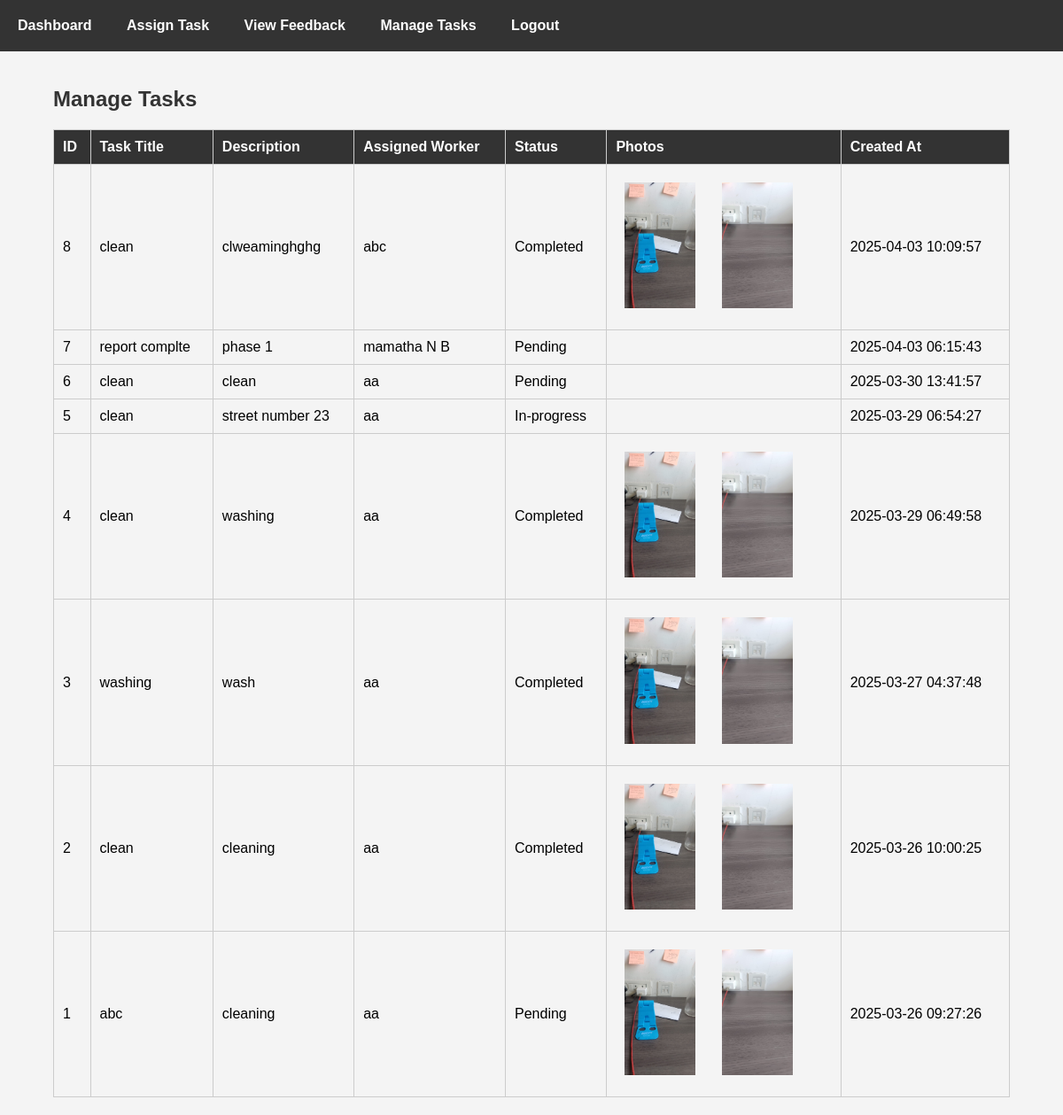
Page /admin/manage_tasks.php (signed in) on the committed database.
### tables this page shows
CREATE TABLE `tasks` (
  `id` int(11) NOT NULL,
  `title` varchar(255) DEFAULT NULL,
  `description` text DEFAULT NULL,
  `assigned_to` int(11) DEFAULT NULL,
  `status` enum('pending','in-progress','completed') DEFAULT 'pending',
  `before_photo` varchar(255) DEFAULT NULL,
  `after_photo` varchar(255) DEFAULT NULL,
  `created_at` timestamp NOT NULL DEFAULT current_timestamp()
);

CREATE TABLE `users` (
  `id` int(11) NOT NULL,
  `name` varchar(100) DEFAULT NULL,
  `email` varchar(100) DEFAULT NULL,
  `password` varchar(255) DEFAULT NULL,
  `role` enum('admin','worker','resident') DEFAULT NULL,
  `created_at` timestamp NOT NULL DEFAULT current_timestamp()
);

### admin/manage_tasks.php (the view, shortened to what this page needs)
<?php
include '../includes/db.php';
$sql = "SELECT t.*, u.name AS worker_name
        FROM tasks t
        LEFT JOIN users u ON t.assigned_to = u.id
        ORDER BY t.created_at DESC";
$result = $conn->query($sql);
?>
<!DOCTYPE html>
<html lang="en">
<head>
    <link rel="stylesheet" href="../css/styles.css">
</head>
<body>
    <nav>
        <a href="dashboard.php">Dashboard</a>
        <a href="assign_task.php">Assign Task</a>
        <a href="view_feedback.php">View Feedback</a>
        <a href="manage_tasks.php">Manage Tasks</a>
        <a href="../logout.php">Logout</a>
    </nav>
    <div class="container">
        <h2>Manage Tasks</h2>
        <?php if ($result->num_rows > 0): ?>
            <table>
                <thead>
                    <tr>
                        <th>ID</th>
                        <th>Task Title</th>
                        <th>Description</th>
                        <th>Assigned Worker</th>
                        <th>Status</th>
                        <th>Photos</th>
                        <th>Created At</th>
                    </tr>
                </thead>
                <tbody>
                    <?php while ($task = $result->fetch_assoc()): ?>
                        <tr>
                            <td><?php echo $task['id']; ?></td>
                            <td><?php echo htmlspecialchars($task['title']); ?></td>
                            <td><?php echo htmlspecialchars($task['description']); ?></td>
                            <td><?php echo $task['worker_name'] ? htmlspecialchars($task['worker_name']) : "Not Assigned"; ?></td>
                            <td><?php echo ucfirst($task['status']); ?></td>
                            <td class="task-photos">
                                <?php if (!empty($task['before_photo'])): ?>
                                    <a href="<?php echo $task['before_photo']; ?>" target="_blank">
                                        <img src="<?php echo $task['before_photo']; ?>" alt="Before">
                                    </a>
                                <?php endif; ?>
                                <?php if (!empty($task['after_photo'])): ?>
                                    <a href="<?php echo $task['after_photo']; ?>" target="_blank">
                                        <img src="<?php echo $task['after_photo']; ?>" alt="After">
                                    </a>
                                <?php endif; ?>
                            </td>
                            <td><?php echo $task['created_at']; ?></td>
                        </tr>
                    <?php endwhile; ?>
                </tbody>
            </table>
        <?php else: ?>
            <p>No tasks available.</p>
        <?php endif; ?>
    </div>
</body>
</html>

### css/styles.css (style rules this page uses)
body { font-family: Arial, sans-serif; margin: 0; padding: 0; background-color: #f4f4f4; transition: background-color 0.3s ease-in-out; }
.container { width: 80%; margin: auto; overflow: hidden; }
h2 { color: #333; transition: color 0.3s ease-in-out; }
a { text-decoration: none; color: #007bff; transition: color 0.3s ease-in-out; display: inline-block; padding: 10px; border-radius: 5px; transition: background-color 0.3s ease-in-out, transform 0.3s ease-in-out; }

### admin/manage_tasks.php (style rules this page uses)
body { font-family: Arial, sans-serif; }
.container { width: 90%; margin: 20px auto; }
table { width: 100%; border-collapse: collapse; margin-top: 20px; }
th, td { border: 1px solid #ccc; padding: 10px; text-align: left; }
th { background-color: #333; color: #fff; }
tr:nth-child(even) { background-color: #f4f4f4; }
.task-photos img { width: 80px; height: auto; margin-right: 5px; }
nav { background-color: #333; padding: 10px; color: #fff; }
nav a { color: #fff; margin-right: 15px; text-decoration: none; font-weight: bold; }

### rows in the picture
tasks: id "8", title "clean", description "clweaminghghg", assigned_to.name "abc", status "Completed", before_photo (picture), after_photo (picture), created_at "2025-04-03 10:09:57"
tasks: id "7", title "report complte", description "phase 1", assigned_to.name "mamatha N B", status "Pending", created_at "2025-04-03 06:15:43"
tasks: id "6", title "clean", description "clean", assigned_to.name "aa", status "Pending", created_at "2025-03-30 13:41:57"
tasks: id "5", title "clean", description "street number 23", assigned_to.name "aa", status "In-progress", created_at "2025-03-29 06:54:27"
tasks: id "4", title "clean", description "washing", assigned_to.name "aa", status "Completed", before_photo (picture), after_photo (picture), created_at "2025-03-29 06:49:58"
tasks: id "3", title "washing", description "wash", assigned_to.name "aa", status "Completed", before_photo (picture), after_photo (picture), created_at "2025-03-27 04:37:48"
tasks: id "2", title "clean", description "cleaning", assigned_to.name "aa", status "Completed", before_photo (picture), after_photo (picture), created_at "2025-03-26 10:00:25"
tasks: id "1", title "abc", description "cleaning", assigned_to.name "aa", status "Pending", before_photo (picture), after_photo (picture), created_at "2025-03-26 09:27:26"
